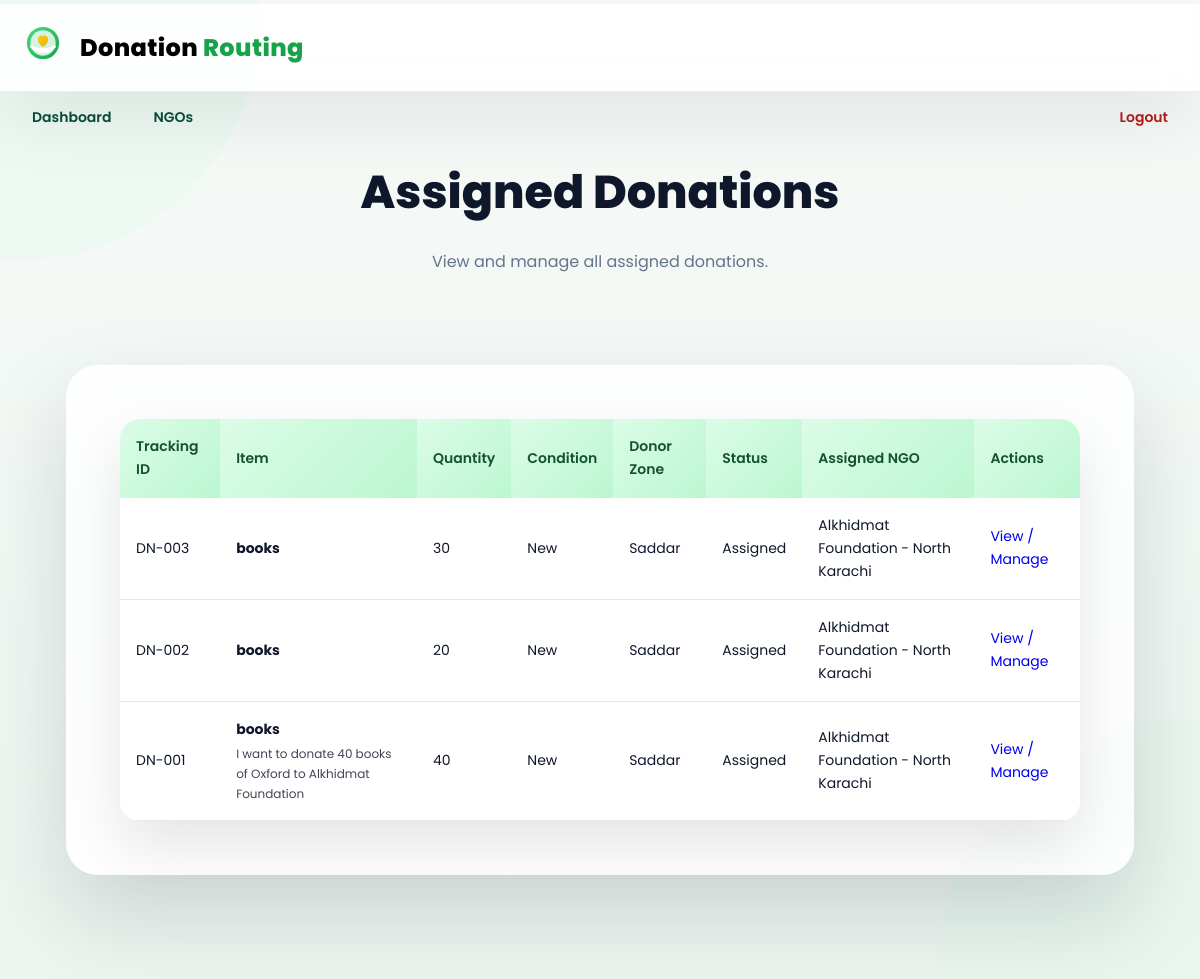
/admin/donations/assigned (signed in), run on the app's committed database.
### models.py (models this page shows)
class Donation(db.Model):
    __tablename__ = "donations"
    id = db.Column(db.Integer, primary_key=True)
    tracking_id = db.Column(db.String(20), unique=True, nullable=False)
    item_name = db.Column(db.String(200), nullable=False)
    category_manual = db.Column(db.String(100), nullable=True)  # optional manual
    quantity = db.Column(db.Integer, nullable=True)
    condition = db.Column(db.String(50), nullable=True)  # e.g. "New", "Used"
    description = db.Column(db.Text, nullable=False)
    donor_zone = db.Column(db.String(50), nullable=True)  # snapshot of donor’s zone
    status = db.Column(db.String(20), default="pending")
    created_at = db.Column(db.DateTime, default=datetime.utcnow)
    assigned_at = db.Column(db.DateTime, nullable=True)
    updated_at = db.Column(db.DateTime, default=datetime.utcnow, onupdate=datetime.utcnow)
    rejected_reason = db.Column(db.Text, nullable=True)
    rejected_at = db.Column(db.DateTime, nullable=True)
    donor_id = db.Column(db.Integer, db.ForeignKey("users.id"), nullable=False)
    ngo_id = db.Column(db.Integer, db.ForeignKey("ngos.id"), nullable=True)
    need_id = db.Column(db.Integer, db.ForeignKey("ngo_needs.id"), nullable=True)
    need = db.relationship("NGONeed", backref="donations", lazy=True)

class NGO(db.Model):
    __tablename__ = "ngos"
    id = db.Column(db.Integer, primary_key=True)
    name = db.Column(db.String(200), nullable=False)
    city = db.Column(db.String(100), nullable=False, default="Karachi")
    zone = db.Column(db.String(50), nullable=True)  # e.g. "Gulshan", "North Karachi"
    address = db.Column(db.String(255), nullable=True)
    contact_email = db.Column(db.String(120), nullable=True)
    contact_phone = db.Column(db.String(50), nullable=True)
    accepted_categories = db.Column(db.String(255), nullable=True)  # comma separated
    is_verified = db.Column(db.Boolean, default=True)
    has_pickup = db.Column(db.Boolean, default=False)
    current_load = db.Column(db.Integer, default=0)  # for basic load balancing
    donations = db.relationship("Donation", backref="ngo", lazy=True)

### app.py (the view)
    @app.route("/admin/donations/assigned")
    @login_required(role="admin")
    def admin_assigned_donations():
        donations = (
            Donation.query
            .filter_by(status="assigned")
            .order_by(Donation.assigned_at.desc())
            .all()
        )
        return render_template(
            "admin_donations_list.html",
            donations=donations,
            page_title="Assigned Donations",
            status_label="Assigned",
            show_admin_header=True,
            hide_admin_navbar=False,
        )

### templates/admin_donations_list.html
{% extends "base_admin.html" %}
{% block content %}
<h1 class="dr-page-title">{{ page_title }}</h1>
<p class="dr-page-subtitle">
  View and manage all {{ status_label|lower }} donations.
</p>
<div class="dr-card" style="margin-top:20px;">
  {% if donations and donations|length > 0 %}
    <div class="ngo-table-wrapper">
      <table class="ngo-table">
        <thead>
          <tr>
            <th>Tracking ID</th>
            <th>Item</th>
            <th>Quantity</th>
            <th>Condition</th>
            <th>Donor Zone</th>
            <th>Status</th>
            <th>Assigned NGO</th>
            <th>Actions</th>
          </tr>
        </thead>
        <tbody>
          {% for d in donations %}
          <tr>
            <td>{{ d.tracking_id }}</td>
            <td>
              <strong>{{ d.item_name }}</strong>
              {% if d.description %}
                <div style="font-size:12px; opacity:0.8; margin-top:3px;">
                  {{ d.description }}
                </div>
              {% endif %}
            </td>
            <td>{{ d.quantity or "—" }}</td>
            <td>{{ d.condition or "—" }}</td>
            <td>{{ d.donor_zone or "—" }}</td>
            <td style="text-transform:capitalize;">{{ d.status }}</td>
            <td>
              {% if d.ngo %}
                {{ d.ngo.name }}
              {% else %}
                <span style="opacity:0.7;">Unassigned</span>
              {% endif %}
            </td>
            <td>
              <a href="{{ url_for('admin_donation_detail', donation_id=d.id) }}"
                 class="badge green"
                 style="text-decoration:none; display:inline-block;">
                View / Manage
              </a>
            </td>
          </tr>
          {% endfor %}
        </tbody>
      </table>
    </div>
  {% else %}
    <div class="dr-alert dr-alert-warning">
      No {{ status_label|lower }} donations at the moment.
    </div>
  {% endif %}
</div>
{% endblock %}

### static/style.css (style rules this page uses)
* { margin: 0; padding: 0; box-sizing: border-box; }
body { font-family: "Poppins", system-ui, sans-serif; background: linear-gradient(180deg, #f6faf8, #edf5f0); color: #0f172a; line-height: 1.65; }
.dr-page-title { font-size: 46px; font-weight: 800; text-align: center; margin-bottom: 18px; }
.dr-page-subtitle { max-width: 760px; margin: 0 auto 90px; text-align: center; font-size: 16px; color: #64748b; }
.dr-card, .admin-card, .detail-card, .ngo-card, .track-card, .status-card, .progress-card, .details-card, .success-card, .donation-form-card { background: rgba(255,255,255,.85); backdrop-filter: blur(18px); border-radius: 32px; padding: 54px; box-shadow: 0 40px 90px rgba(15,23,42,.15), inset 0 1px 0 rgba(255,255,255,.4); margin-bottom: 54px; }
.dr-card a { text-decoration: none; }
table { width: 100%; border-collapse: collapse; font-size: 14px; border-radius: 20px; overflow: hidden; box-shadow: 0 25px 60px rgba(0,0,0,.1); }
th { background: linear-gradient(135deg, #dcfce7, #bbf7d0); color: #14532d; padding: 16px; text-align: left; font-weight: 600; }
td { padding: 16px; border-bottom: 1px solid #e5e7eb; background: #ffffff; }

### data on the page
Donation: tracking_id "DN-003", item_name "books", quantity "30", condition "New", donor_zone "Saddar", status "Assigned", ngo.name "Alkhidmat Foundation - North Karachi"
Donation: tracking_id "DN-002", item_name "books", quantity "20", condition "New", donor_zone "Saddar", status "Assigned", ngo.name "Alkhidmat Foundation - North Karachi"
Donation: tracking_id "DN-001", item_name "books", description "I want to donate 40 books of Oxford to Alkhidmat Foundation", quantity "40", condition "New", donor_zone "Saddar", status "Assigned", ngo.name "Alkhidmat Foundation - North Karachi"

### other printed values
{{ page_title }} "Assigned Donations"
{{ status_label|lower }} "assigned"
